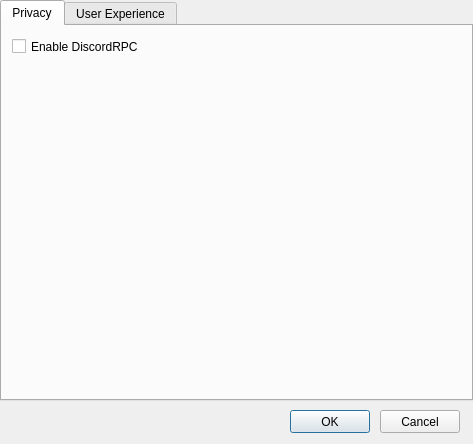
<?xml version="1.0" encoding="UTF-8"?>
<ui version="4.0">
 <class>pwf2options</class>
 <widget class="QDialog" name="pwf2options">
  <property name="geometry">
   <rect>
    <x>0</x>
    <y>0</y>
    <width>473</width>
    <height>444</height>
   </rect>
  </property>
  <property name="minimumSize">
   <size>
    <width>473</width>
    <height>444</height>
   </size>
  </property>
  <property name="maximumSize">
   <size>
    <width>473</width>
    <height>444</height>
   </size>
  </property>
  <property name="windowTitle">
   <string>pwf2tools Options</string>
  </property>
  <property name="windowIcon">
   <iconset resource="pwf2main.qrc">
    <normaloff>:/img/pwf2tools.png</normaloff>:/img/pwf2tools.png</iconset>
  </property>
  <widget class="QPushButton" name="OkButton">
   <property name="geometry">
    <rect>
     <x>290</x>
     <y>410</y>
     <width>80</width>
     <height>23</height>
    </rect>
   </property>
   <property name="text">
    <string>OK</string>
   </property>
  </widget>
  <widget class="QPushButton" name="CancelButton">
   <property name="geometry">
    <rect>
     <x>380</x>
     <y>410</y>
     <width>80</width>
     <height>23</height>
    </rect>
   </property>
   <property name="text">
    <string>Cancel</string>
   </property>
  </widget>
  <widget class="QTabWidget" name="settingsTabs">
   <property name="geometry">
    <rect>
     <x>0</x>
     <y>0</y>
     <width>473</width>
     <height>401</height>
    </rect>
   </property>
   <property name="currentIndex">
    <number>0</number>
   </property>
   <widget class="QWidget" name="PrivacyTab">
    <property name="focusPolicy">
     <enum>Qt::NoFocus</enum>
    </property>
    <attribute name="title">
     <string>Privacy</string>
    </attribute>
    <widget class="QCheckBox" name="enableRPCbox">
     <property name="geometry">
      <rect>
       <x>10</x>
       <y>10</y>
       <width>141</width>
       <height>21</height>
      </rect>
     </property>
     <property name="text">
      <string>Enable DiscordRPC</string>
     </property>
    </widget>
   </widget>
   <widget class="QWidget" name="UserExperienceTab">
    <attribute name="title">
     <string>User Experience</string>
    </attribute>
    <widget class="QCheckBox" name="enableToolclose">
     <property name="geometry">
      <rect>
       <x>10</x>
       <y>10</y>
       <width>241</width>
       <height>21</height>
      </rect>
     </property>
     <property name="text">
      <string>Close window on tool use</string>
     </property>
    </widget>
   </widget>
  </widget>
 </widget>
 <resources>
  <include location="pwf2main.qrc"/>
 </resources>
 <connections/>
</ui>
